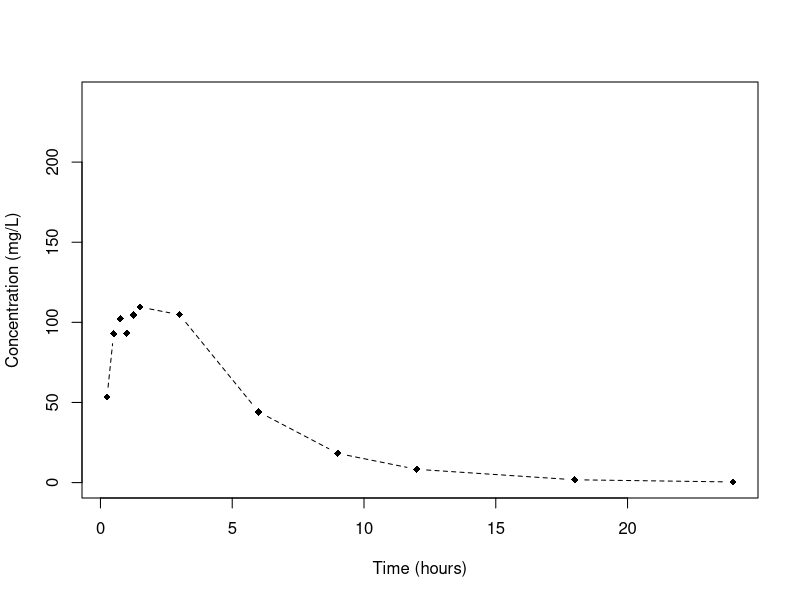

Write the R code that produced this figure. (Note: this script raises an error after producing the figure.)
##  Homework 5 PK analysis

## Read in data

thedat1 <- read.table("pk.dat")
colnames(thedat1) <- c("id","time","conc","weight","age","metab")

##  plot the PK data on the same graph

pdf("pkdata_plot.pdf",width=8)
yname <- "Concentration (mg/L)"
xname <- "Time (hours)"
i <- 1
ti <- thedat1[thedat1[,1]==i,2]
yi <- thedat1[thedat1[,1]==i,3]
plot(ti,yi,type="b",xlab=xname,ylab=yname,ylim=c(0,max(thedat1[,3])),lty=2,pch=18)
for (i in 2:m1){
    ti <- thedat1[thedat1[,1]==i,2]
    yi <- thedat1[thedat1[,1]==i,3]
    points(ti,yi,type="b",lty=2,pch=18)
}
dev.off()

## covariates for each individual

wt <- thedat1[thedat1[,2]==0.25,4]
metab <- thedat1[thedat1[,2]==0.25,6]
ag <- thedat1[thedat1[,2]==0.25,5]

library(nlme)

pkmodel <- function(x,b1,b2,b3,dose){
  ka <- exp(b1)
  cl <- exp(b2)
  v <- exp(b3)
  ke <- cl/v
  kk <- ka-ke
  f1 <- dose*ka*(exp(-ke*x)-exp(-ka*x))/(v*kk)
  tt <- dose*x*ka/(v*kk)
  return(f1)
  
#  compute analytical dervivatives -- create the gradient matrix X
        
   meangrad <- array(0,c(length(x),3),list(NULL,c("b1","b2","b3")))
   meangrad[,"b1"] <- -f1*(ke/kk)+tt*ka*exp(-ka*x)
   meangrad[,"b2"] <- f1*(ke/kk)-tt*ke*exp(-ke*x)
   meangrad[,"b3"] <- -f1*(ka/kk)+tt*ke*exp(-ke*x)
   attr(f1,"gradient") <- meangrad
  
}

logwt <- log(thedat1$weight)  #  could also fit with weight on log scale
meta <- as.factor(thedat1$metab)

## Model with no covariates

pkfit.nocov <- nlme(conc ~ pkmodel(time,b1,b2,b3,1000),
    fixed = list(b1 ~ 1,b2 ~ 1,b3 ~ 1),
    random = list(b1 ~ 1,b2 ~ 1,b3 ~ 1),
    groups = ~ id,
    weights = varPower(1),
    start = list(fixed = c(0.3,-0.2,1.6)),
    data = thedat1,                  
    method="ML",verbose=TRUE)

## > summary(pkfit.nocov)
## Nonlinear mixed-effects model fit by maximum likelihood
##   Model: conc ~ pkmodel(time, b1, b2, b3, 1000) 
##  Data: thedat1 
##        AIC      BIC    logLik
##   4440.089 4489.096 -2209.044

## Random effects:
##  Formula: list(b1 ~ 1, b2 ~ 1, b3 ~ 1)
##  Level: id
##  Structure: General positive-definite, Log-Cholesky parametrization
##          StdDev     Corr       
## b1       0.11093363 b1    b2   
## b2       0.55249548 0.339      
## b3       0.14395331 0.575 0.337
## Residual 0.08558814            

## Variance function:
##  Structure: Power of variance covariate
##  Formula: ~fitted(.) 
##  Parameter estimates:
##    power 
## 1.064212 
## Fixed effects: list(b1 ~ 1, b2 ~ 1, b3 ~ 1) 
##         Value  Std.Error  DF  t-value p-value
## b1  0.2180528 0.02250306 581  9.68992  0.0000
## b2 -0.1218259 0.07630353 581 -1.59660  0.1109
## b3  1.5955573 0.02173870 581 73.39710  0.0000
##  Correlation: 
##    b1    b2   
## b2 0.258      
## b3 0.585 0.330

D.T <- diag(VarCorr(pkfit.nocov)[1:3,2])
D.corrs <- as.numeric(VarCorr(pkfit.nocov)[2:3,3:4])
D.Gam <- diag(3)
D.Gam[1,2]<-D.corrs[1]; D.Gam[1,3]<-D.corrs[2]; D.Gam[2,3]<-D.corrs[4]
 D.Gam[2,1]<-D.Gam[1,2]; D.Gam[3,1]<-D.Gam[1,3]; D.Gam[3,2]<-D.Gam[2,3]
D <- D.T%*%D.Gam%*%D.T

## > D
##             [,1]       [,2]        [,3]
## [1,] 0.012306270 0.02077742 0.009182326
## [2,] 0.020777422 0.30525126 0.026802807
## [3,] 0.009182326 0.02680281 0.020722555
## > D.Gam
##       [,1]  [,2]  [,3]
## [1,] 1.000 0.339 0.575
## [2,] 0.339 1.000 0.337
## [3,] 0.575 0.337 1.000
## > sqrt(diag(D))
## [1] 0.1109336 0.5524955 0.1439533
## > pkfit.nocov$sigma^2
## [1] 0.007325329

## get the fixed and random effects estimates

pk.beta <- pkfit.nocov$coefficients$fixed
pk.randef <- random.effects(pkfit.nocov)

b1.nocov <- pk.randef$b1
b2.nocov <- pk.randef$b2
b3.nocov <- pk.randef$b3

## Plot them against covariates to look for evidence of
## associations

plotre <- b3.nocov    ##  change this to plot different components
                      ##  against covariates
boxplot(plotre ~ metab)
plot(wt,plotre)
plot(ag,plotre)

## Model with all covariates associated with all 3 PK parameters

## The model fit is VERY sensitive to starting values with respect to
## D.  I gave it the same starting values are for the nlinmix macro
## got an almost singular D matrix.  Here, I am giving it starting
## values based on the final estimates from nlinmix and it is better
## behaved but still yields a singular D matrix

pkfit.allcov <- nlme(conc ~ pkmodel(time,b1,b2,b3,1000),
    fixed = list(b1 ~ 1 + meta + age + weight,b2 ~ 1+ meta + age +weight,b3 ~ 1+meta+age+weight),
    random = list(b1 ~ 1,b2 ~ 1,b3 ~ 1),
    groups = ~ id,
    weights = varPower(1),
##  start = list(fixed = c(-0.3,0,0,0,0,-0.2,0,0,0,0,1.6,0,0,0,0)),    
    start = list(fixed =  c(0.2,-0.03,0.07,0.001,-0.0007,-0.8,0.9,1.5,-0.009,0.001,1.8,0.0005,
    0.08,0.0009,-0.004)),
    data = thedat1, method="ML",verbose=TRUE)

## > summary(pkfit.allcov)
## Nonlinear mixed-effects model fit by maximum likelihood
##   Model: conc ~ pkmodel(time, b1, b2, b3, 1000) 
##  Data: thedat1 
##        AIC      BIC    logLik
##   4235.977 4338.447 -2094.989

## Random effects:
##  Formula: list(b1 ~ 1, b2 ~ 1, b3 ~ 1)
##  Level: id
##  Structure: General positive-definite, Log-Cholesky parametrization
##                StdDev     Corr         
## b1.(Intercept) 0.02468919 b1.(I) b2.(I)
## b2.(Intercept) 0.10460455 0.710        
## b3.(Intercept) 0.10202909 1.000  0.701 
## Residual       0.08898988              

## Variance function:
##  Structure: Power of variance covariate
##  Formula: ~fitted(.) 
##  Parameter estimates:
##    power 
## 1.061075 
## Fixed effects: list(b1 ~ 1 + meta + age + weight, b2 ~ 1 + meta + age + weight,      b3 ~ 1 + meta + age + weight) 
##                     Value  Std.Error  DF   t-value p-value
## b1.(Intercept)  0.1798051 0.09039888 569   1.98902  0.0472
## b1.meta2       -0.0338067 0.05946406 569  -0.56852  0.5699
## b1.meta3        0.0706506 0.05240790 569   1.34809  0.1782
## b1.age          0.0010714 0.00106511 569   1.00587  0.3149
## b1.weight      -0.0005198 0.00085492 569  -0.60803  0.5434
## b2.(Intercept) -0.8050304 0.07988085 569 -10.07789  0.0000
## b2.meta2        0.9107101 0.04910041 569  18.54791  0.0000
## b2.meta3        1.4634147 0.04365928 569  33.51898  0.0000
## b2.age         -0.0093625 0.00098242 569  -9.53002  0.0000
## b2.weight       0.0011824 0.00079373 569   1.48967  0.1369
## b3.(Intercept)  1.8336977 0.08572887 569  21.38950  0.0000
## b3.meta2        0.0000446 0.05425866 569   0.00082  0.9993
## b3.meta3        0.0796903 0.04772087 569   1.66993  0.0955
## b3.age          0.0008564 0.00104396 569   0.82034  0.4124
## b3.weight      -0.0040926 0.00084287 569  -4.85562  0.0000

D.T <- diag(VarCorr(pkfit.allcov)[1:3,2])
D.corrs <- as.numeric(VarCorr(pkfit.allcov)[2:3,3:4])
D.Gam <- diag(3)
D.Gam[1,2]<-D.corrs[1]; D.Gam[1,3]<-D.corrs[2]; D.Gam[2,3]<-D.corrs[4]
 D.Gam[2,1]<-D.Gam[1,2]; D.Gam[3,1]<-D.Gam[1,3]; D.Gam[3,2]<-D.Gam[2,3]
D <- D.T%*%D.Gam%*%D.T

## It looks like putting all these covariates in is causing problems;
## the correlation between log ka and log Cl is 1. This did not happen
## with the nlinmix macro in SAS nor with proc nlmixed and Laplace.

## > D
##              [,1]        [,2]        [,3]
## [1,] 0.0006095561 0.001833647 0.002519016
## [2,] 0.0018336471 0.010942112 0.007481568
## [3,] 0.0025190156 0.007481568 0.010409935
## > D.Gam
##      [,1]  [,2]  [,3]
## [1,] 1.00 0.710 1.000
## [2,] 0.71 1.000 0.701
## [3,] 1.00 0.701 1.000

## Reduced model with only the associations suggested by fit with all
## covariates and the plots of empirical Bayes estimates
## vs. covariates -- base starting values on fits from nlinmix and
## proc nlmixed in SAS

pkfit.cov1 <- nlme(conc ~ pkmodel(time,b1,b2,b3,1000),
    fixed = list(b1 ~ 1,b2 ~ 1 + meta + age,b3 ~ 1 + weight),
    random = list(b1 ~ 1,b2 ~ 1,b3 ~ 1),
    groups = ~ id,
    weights = varPower(1),
    start = list(fixed = c(0.2,-0.7,0.9,1.4,-0.01,1.97,-0.004)),
    data = thedat1, method="ML",verbose=TRUE)

## > summary(pkfit.cov1)
## Nonlinear mixed-effects model fit by maximum likelihood
##   Model: conc ~ pkmodel(time, b1, b2, b3, 1000) 
##  Data: thedat1 
##        AIC      BIC    logLik
##   4233.173 4300.001 -2101.586

## Random effects:
##  Formula: list(b1 ~ 1, b2 ~ 1, b3 ~ 1)
##  Level: id
##  Structure: General positive-definite, Log-Cholesky parametrization
##                StdDev     Corr        
## b1             0.03403102 b1    b2.(I)
## b2.(Intercept) 0.10982711 0.624       
## b3.(Intercept) 0.10957916 0.993 0.714 
## Residual       0.08965207             

## Variance function:
##  Structure: Power of variance covariate
##  Formula: ~fitted(.) 
##  Parameter estimates:
##    power 
## 1.060835 
## Fixed effects: list(b1 ~ 1, b2 ~ 1 + meta + age, b3 ~ 1 + weight) 
##                     Value  Std.Error  DF   t-value p-value
## b1              0.2284121 0.01764076 577  12.94797       0
## b2.(Intercept) -0.6701238 0.04436608 577 -15.10442       0
## b2.meta2        0.9170534 0.03831430 577  23.93502       0
## b2.meta3        1.4187276 0.03504851 577  40.47898       0
## b2.age         -0.0097412 0.00067894 577 -14.34755       0
## b3.(Intercept)  1.9656331 0.04451984 577  44.15184       0
## b3.weight      -0.0046201 0.00051571 577  -8.95873       0

D.T <- diag(VarCorr(pkfit.cov1)[1:3,2])
D.corrs <- as.numeric(VarCorr(pkfit.cov1)[2:3,3:4])
D.Gam <- diag(3)
D.Gam[1,2]<-D.corrs[1]; D.Gam[1,3]<-D.corrs[2]; D.Gam[2,3]<-D.corrs[4]
D.Gam[2,1]<-D.Gam[1,2]; D.Gam[3,1]<-D.Gam[1,3]; D.Gam[3,2]<-D.Gam[2,3]
D <- D.T%*%D.Gam%*%D.T

## Note the almost perfect correlation between b1 and b3; something
## weird is going on here.  The fits in SAS did not result in this, so
## I am skeptical this is reflecting a real phenomenon.

## > D
##             [,1]        [,2]        [,3]
## [1,] 0.001158110 0.002332218 0.003702987
## [2,] 0.002332218 0.012061994 0.008592820
## [3,] 0.003702987 0.008592820 0.012007592
## > D.Gam
##       [,1]  [,2]  [,3]
## [1,] 1.000 0.624 0.993
## [2,] 0.624 1.000 0.714
## [3,] 0.993 0.714 1.000

## Despite the weirdness, compare the model fits.  Both AIC and BIC
## choose the model with metab and age in clearance and log weight in
## volume

## > anova(pkfit.nocov,pkfit.allcov,pkfit.cov1)
##              Model df      AIC      BIC    logLik   Test
## pkfit.nocov      1 11 4440.089 4489.096 -2209.044       
## pkfit.allcov     2 23 4235.977 4338.447 -2094.989 1 vs 2
## pkfit.cov1       3 15 4233.173 4300.001 -2101.586 2 vs 3
##               L.Ratio p-value
## pkfit.nocov                  
## pkfit.allcov 228.1116  <.0001
## pkfit.cov1    13.1956  0.1053

## Use the preferred fit to estimate the PK parameters for everyone

pk.beta <- pkfit.cov1$coefficients$fixed
pk.randef <- random.effects(pkfit.cov1)

b1.cov <- pk.randef$b1
b2.cov <- pk.randef$b2
b3.cov <- pk.randef$b3

#  Here is an example of getting the estimate of mean clearance on the
#  original scale and a delta method standard error for it based on
#  the linear approximation in the solution.  We evaluate at the mean
#  value of age for each level of CYP2D6

avgage <- mean(ag)

cov.beta <- pkfit.cov1$varFix  #  covariance matrix of betahat

#  Estimate for poor metabolizers

a.Cl <- matrix(c(0,1,0,0,avgage,0,0),nrow=7)
Cl <- exp(t(a.Cl)%*%pk.beta)
se.Cl <- Cl*sqrt(t(a.Cl)%*%cov.beta%*%a.Cl)

## > cbind(Cl,se.Cl)
##           [,1]       [,2]
## [1,] 0.3159924 0.01032256

#  Estimate for extensive metabolizers

a.Cl <- matrix(c(0,1,0,1,avgage,0,0),nrow=7)
Cl <- exp(t(a.Cl)%*%pk.beta)
se.Cl <- Cl*sqrt(t(a.Cl)%*%cov.beta%*%a.Cl)

## > cbind(Cl,se.Cl)
##          [,1]       [,2]
## [1,] 1.305636 0.02480321

## Estimates of ka, Cl, and V for each individual

kai <- exp(pk.beta[1]+b1.cov)
Cli <- exp(pk.beta[2]+pk.beta[3]*(metab==2)+pk.beta[4]*(metab==3)+pk.beta[5]*ag
        + b2.cov)
Vi <- exp(pk.beta[6]+pk.beta[7]*wt+b3.cov)

## > cbind(kai,Cli,Vi)
##            kai       Cli       Vi
##  [1,] 1.313021 1.4977937 5.603882
##  [2,] 1.301786 0.7812308 5.307079
##  [3,] 1.383658 1.7414557 6.333534
##  [4,] 1.270810 1.4527079 5.826962
##  [5,] 1.318259 1.1425257 6.398643
##  [6,] 1.241582 1.3055414 5.474610
##  [7,] 1.208106 0.8682660 4.632686
##  [8,] 1.242064 1.3043519 5.174902
##  [9,] 1.276723 1.5611515 4.394933
## [10,] 1.201741 0.9450485 4.411419
## [11,] 1.232237 0.3034487 3.908335
## [12,] 1.270218 0.7668584 4.877640
## [13,] 1.256464 1.2003958 5.327050
## [14,] 1.201956 0.2790574 4.606822
## [15,] 1.232878 0.3309084 4.135249
## [16,] 1.202903 0.6345198 3.706770
## [17,] 1.283489 1.1532461 5.971166
## [18,] 1.224269 1.1511824 4.150786
## [19,] 1.265220 0.3083931 4.412071
## [20,] 1.292847 0.6322565 4.486967
## [21,] 1.209744 0.2657581 4.927266
## [22,] 1.201219 0.2573191 4.508633
## [23,] 1.228871 1.3425713 4.783875
## [24,] 1.231438 1.4423512 5.245055
## [25,] 1.226671 0.9460508 5.193241
## [26,] 1.212151 1.1592987 4.573093
## [27,] 1.258531 1.2133557 5.249810
## [28,] 1.271964 1.1894630 4.824491
## [29,] 1.255325 0.8649583 5.086885
## [30,] 1.309922 1.6362522 5.150922
## [31,] 1.259235 0.6440832 5.061668
## [32,] 1.245812 1.0542232 4.990044
## [33,] 1.262552 1.1365936 4.911798
## [34,] 1.255476 0.7827338 4.755812
## [35,] 1.247378 1.3018653 4.015200
## [36,] 1.339664 0.4267755 6.933870
## [37,] 1.224313 0.3718100 4.575348
## [38,] 1.236286 1.5696203 4.785379
## [39,] 1.182029 1.1526863 4.493734
## [40,] 1.310685 1.2232475 5.774319
## [41,] 1.250794 0.8394140 4.534189
## [42,] 1.220172 1.3587757 4.181253
## [43,] 1.251192 0.7822137 5.499755
## [44,] 1.302557 1.1165398 5.162102
## [45,] 1.296707 0.3985255 5.770890
## [46,] 1.309633 0.9489612 5.648099
## [47,] 1.297724 1.4411309 5.619642
## [48,] 1.255770 0.8678926 4.599822
## [49,] 1.270136 1.5798142 5.363696
## [50,] 1.261064 1.7245072 4.738264
## [51,] 1.242732 0.3281806 4.884020
## [52,] 1.246216 1.5297260 4.545024
## [53,] 1.238009 0.8455456 5.310134

## Compare these to those from nlinmix 

## First 2 individuals

beta.sas <- c(0.2234,-0.6663,1.9688,0.9145,1.4157,-0.00978,-0.00469)

b.id1 <- c(0.1206,0.08102,0.1637)
b.id2 <- c(-0.06255,-0.1117,0.05250)

## compare these to those from nlme fit; very different because D
## matrices are very different

##>  cbind(b1.cov[1:2],b2.cov[1:2],b3.cov[1:2])
##            [,1]        [,2]       [,3]
## [1,] 0.04391888  0.06451941 0.13667875
## [2,] 0.03532502 -0.09442540 0.08734298

ka1 <- exp(beta.sas[1]+b.id1[1])
Cl1 <- exp(beta.sas[2]+beta.sas[4]*(metab[1]==2)+beta.sas[5]*(metab[1]==3)+beta.sas[6]*ag[1]+b.id1[2])
V1 <- exp(beta.sas[3]+beta.sas[7]*wt[1]+b.id1[3])

ka2 <- exp(beta.sas[1]+b.id2[1])
Cl2 <- exp(beta.sas[2]+beta.sas[4]*(metab[2]==2)+beta.sas[5]*(metab[2]==3)+beta.sas[6]*ag[2]+b.id2[2])
V2 <- exp(beta.sas[3]+beta.sas[7]*wt[2]+b.id2[3])

## > rbind(c(1,ka1,Cl1,V1),c(2,ka2,Cl2,V2))
##      [,1]     [,2]     [,3]     [,4]
## [1,]    1 1.410579 1.521444 5.742646
## [2,]    2 1.174509 0.767605 5.111848


